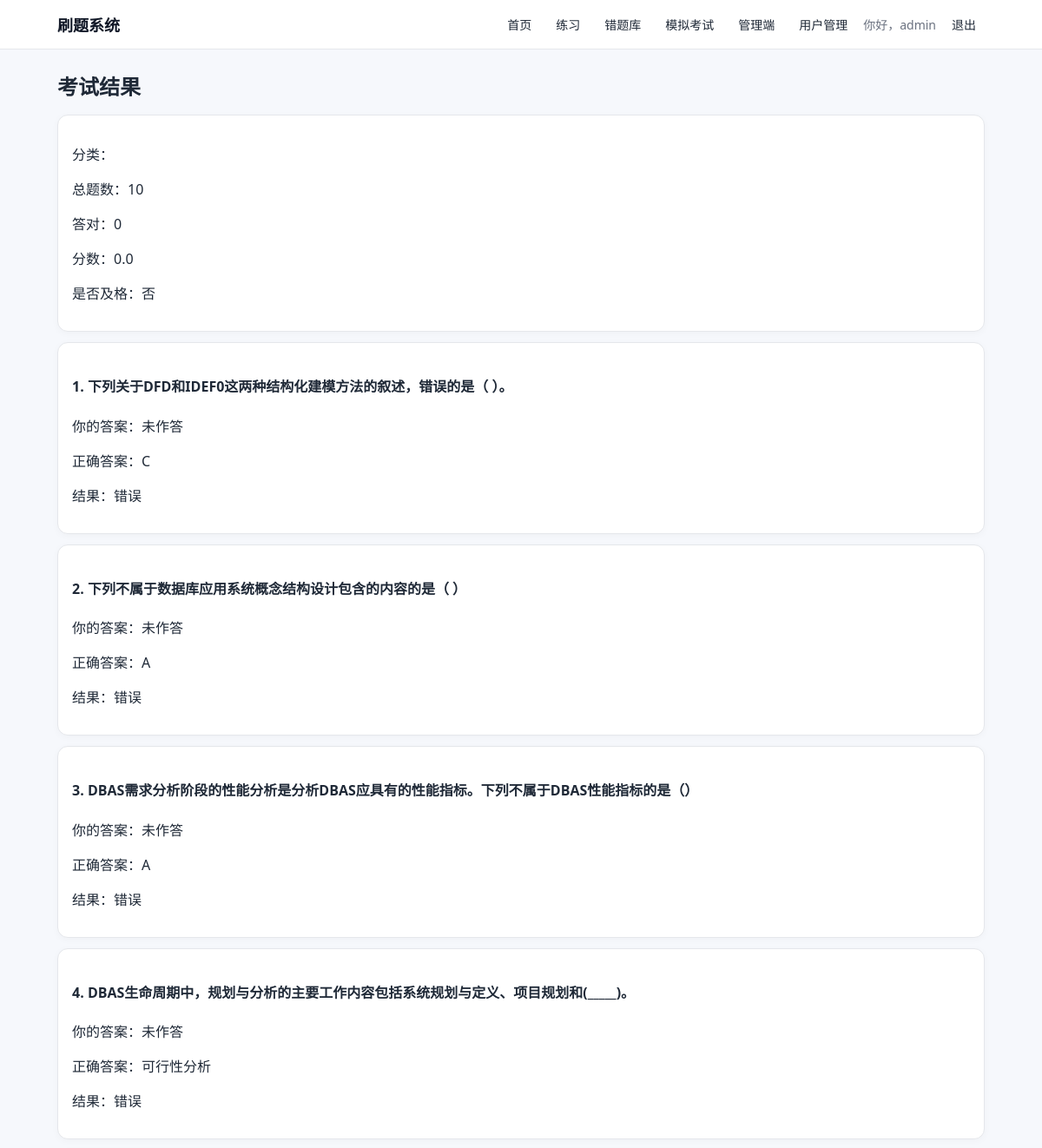
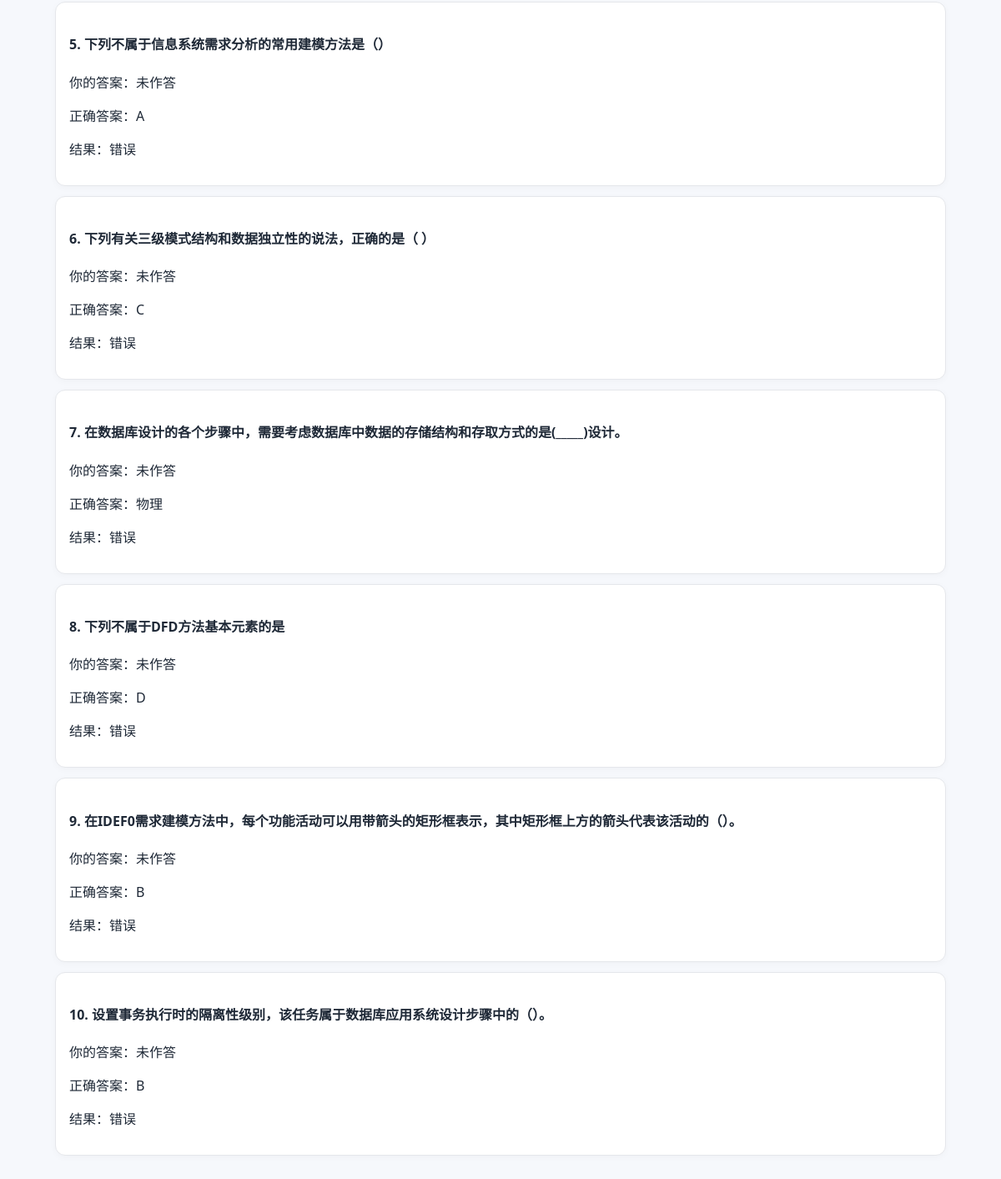
/exam/1/result (signed in), run on the app's committed database (2 pictures, top to bottom).
### app.py (models this page shows, shortened)
class User(UserMixin, db.Model):
    id = db.Column(db.Integer, primary_key=True)
    username = db.Column(db.String(80), unique=True, nullable=False)
    password_hash = db.Column(db.String(255), nullable=False)
    is_admin = db.Column(db.Boolean, default=False)

class ExamSession(db.Model):
    id = db.Column(db.Integer, primary_key=True)
    user_id = db.Column(db.Integer, db.ForeignKey("user.id"), nullable=False)
    category_id = db.Column(db.Integer, db.ForeignKey("category.id"), nullable=False)
    total_count = db.Column(db.Integer, nullable=False)
    correct_count = db.Column(db.Integer, default=0)
    score = db.Column(db.Float, default=0.0)
    passed = db.Column(db.Boolean, default=False)
    status = db.Column(db.String(20), default="in_progress")
    scope = db.Column(db.String(20), default="category")  # category / all
    created_at = db.Column(db.DateTime, default=datetime.utcnow)
    category = db.relationship("Category")

class ExamQuestion(db.Model):
    id = db.Column(db.Integer, primary_key=True)
    session_id = db.Column(db.Integer, db.ForeignKey("exam_session.id"), nullable=False)
    question_id = db.Column(db.Integer, db.ForeignKey("question.id"), nullable=False)
    order_index = db.Column(db.Integer, nullable=False)
    user_answer = db.Column(db.String(300), default="")
    is_correct = db.Column(db.Boolean, default=False)
    session = db.relationship("ExamSession", backref=db.backref("exam_questions", lazy=True))
    question = db.relationship("Question")

class Question(db.Model):
    id = db.Column(db.Integer, primary_key=True)
    category_id = db.Column(db.Integer, db.ForeignKey("category.id"), nullable=False)
    qtype = db.Column(db.String(20), nullable=False)  # single / multiple / blank
    stem = db.Column(db.Text, nullable=False)
    correct_answer = db.Column(db.String(300), nullable=False)  # A or A,C or text
    explanation = db.Column(db.Text, default="")
    created_at = db.Column(db.DateTime, default=datetime.utcnow)
    category = db.relationship("Category", backref=db.backref("questions", lazy=True))

### app.py (the view)
@app.route("/exam/<int:session_id>/result")
@login_required
def exam_result(session_id):
    session = db.session.get(ExamSession, session_id)
    if not session or session.user_id != current_user.id:
        flash("考试不存在。", "error")
        return redirect(url_for("exam_start"))
    questions = (
        ExamQuestion.query.filter_by(session_id=session.id)
        .order_by(ExamQuestion.order_index.asc())
        .all()
    )
    return render_template("exam_result.html", session=session, questions=questions)

### app.py (called while the page is built)
@login_manager.user_loader
def load_user(user_id):
    return db.session.get(User, int(user_id))

@app.template_filter("render_stem")
def render_stem(stem: str) -> str:
    s = str(stem or "")
    s = s.replace("{blank}", "(_____)")
    s = s.replace("&nbsp;", "\u00A0").replace("&nbsp", "\u00A0")
    return Markup(s)

### templates/exam_result.html (shortened to what this page needs)
{% extends "base.html" %}
{% block content %}
<h2>考试结果</h2>
<div class="card">
  <p>
    分类：
  </p>
  <p>总题数：{{ session.total_count }}</p>
  <p>答对：{{ session.correct_count }}</p>
  <p>分数：{{ session.score }}</p>
  <p>是否及格：{{ '是' if session.passed else '否' }}</p>
</div>
{% for item in questions %}
  <div class="card">
    <h4>{{ item.order_index + 1 }}. {{ item.question.stem|render_stem }}</h4>
    <p>你的答案：{{ item.user_answer or '未作答' }}</p>
    <p>正确答案：{{ item.question.correct_answer }}</p>
    <p>结果：{{ '正确' if item.is_correct else '错误' }}</p>
  </div>
{% endfor %}
{% endblock %}

### templates/base.html (shortened to what this page needs)
<!doctype html>
<html lang="zh-CN">
<head>
</head>
<body>
  <header class="topbar">
    <div class="topbar-inner">
      <a class="brand" href="{{ url_for('index') }}">刷题系统</a>
      <nav>
        <a href="{{ url_for('index') }}">首页</a>
        {% if current_user.is_authenticated %}
          <a href="{{ url_for('practice_categories') }}">练习</a>
          <a href="{{ url_for('wrong_list') }}">错题库</a>
          <a href="{{ url_for('exam_start') }}">模拟考试</a>
          {% if current_user.is_admin %}
            <a href="{{ url_for('admin_home') }}">管理端</a>
            <a href="{{ url_for('admin_users') }}">用户管理</a>
          {% endif %}
          <span class="muted">你好，{{ current_user.username }}</span>
          <a href="{{ url_for('logout') }}">退出</a>
        {% else %}
          <a href="{{ url_for('login') }}">登录</a>
        {% endif %}
      </nav>
    </div>
  </header>
  <main class="container">
    {% block content %}{% endblock %}
  </main>
</body>
</html>

### templates/base.html (style rules this page uses)
:root { --bg: #f6f8fc; --text: #1f2937; --muted: #6b7280; --primary: #2563eb; --primary-hover: #1e4fcc; --card: #ffffff; --border: #e5e7eb; --success-bg: #e7f8ee; --success-text: #146c2e; --error-bg: #ffeaea; --error-text: #9e1b1b; }
* { box-sizing: border-box; }
body { margin: 0; font-family: "Segoe UI", "PingFang SC", Arial, sans-serif; color: var(--text); background: var(--bg); }
.container { max-width: 1100px; margin: 0 auto; padding: 16px; }
.topbar { background: #fff; border-bottom: 1px solid var(--border); position: sticky; top: 0; z-index: 50; }
.topbar-inner { max-width: 1100px; margin: 0 auto; padding: 12px 16px; display: flex; align-items: center; justify-content: space-between; gap: 12px; flex-wrap: wrap; }
.brand { font-size: 18px; font-weight: 700; color: #111827; text-decoration: none; }
nav { display: flex; align-items: center; gap: 8px; flex-wrap: wrap; }
nav a, nav span { font-size: 14px; }
nav a { text-decoration: none; color: #1f2937; padding: 6px 10px; border-radius: 6px; }
h2 { margin: 8px 0 16px; font-size: 24px; }
.card { background: var(--card); border: 1px solid var(--border); border-radius: 12px; padding: 16px; margin: 12px 0; box-shadow: 0 2px 8px rgba(0, 0, 0, 0.03); }
.muted { color: var(--muted); font-size: 14px; }

### data on the page
User: username "admin"
ExamSession: total_count "10", correct_count "0", score "0.0", passed "否"
ExamQuestion: item.order_index+1 "1", question.stem|render_stem "下列关于DFD和IDEF0这两种结构化建模方法的叙述，错误的是（ ）。", user_answer "未作答", question.correct_answer "C", is_correct "错误"
ExamQuestion: item.order_index+1 "2", question.stem|render_stem "下列不属于数据库应用系统概念结构设计包含的内容的是（ ）", user_answer "未作答", question.correct_answer "A", is_correct "错误"
ExamQuestion: item.order_index+1 "3", question.stem|render_stem "DBAS需求分析阶段的性能分析是分析DBAS应具有的性能指标。下列不属于DBAS性能指标的是（）", user_answer "未作答", question.correct_answer "A", is_correct "错误"
ExamQuestion: item.order_index+1 "4", question.stem|render_stem "DBAS生命周期中，规划与分析的主要工作内容包括系统规划与定义、项目规划和(_____)。", user_answer "未作答", question.correct_answer "可行性分析", is_correct "错误"
ExamQuestion: item.order_index+1 "5", question.stem|render_stem "下列不属于信息系统需求分析的常用建模方法是（）", user_answer "未作答", question.correct_answer "A", is_correct "错误"
ExamQuestion: item.order_index+1 "6", question.stem|render_stem "下列有关三级模式结构和数据独立性的说法，正确的是（ ）", user_answer "未作答", question.correct_answer "C", is_correct "错误"
ExamQuestion: item.order_index+1 "7", question.stem|render_stem "在数据库设计的各个步骤中，需要考虑数据库中数据的存储结构和存取方式的是(_____)设计。", user_answer "未作答", question.correct_answer "物理", is_correct "错误"
ExamQuestion: item.order_index+1 "8", question.stem|render_stem "下列不属于DFD方法基本元素的是", user_answer "未作答", question.correct_answer "D", is_correct "错误"
ExamQuestion: item.order_index+1 "9", question.stem|render_stem "在IDEF0需求建模方法中，每个功能活动可以用带箭头的矩形框表示，其中矩形框上方的箭头代表该活动的（）。", user_answer "未作答", question.correct_answer "B", is_correct "错误"
ExamQuestion: item.order_index+1 "10", question.stem|render_stem "设置事务执行时的隔离性级别，该任务属于数据库应用系统设计步骤中的（）。", user_answer "未作答", question.correct_answer "B", is_correct "错误"
